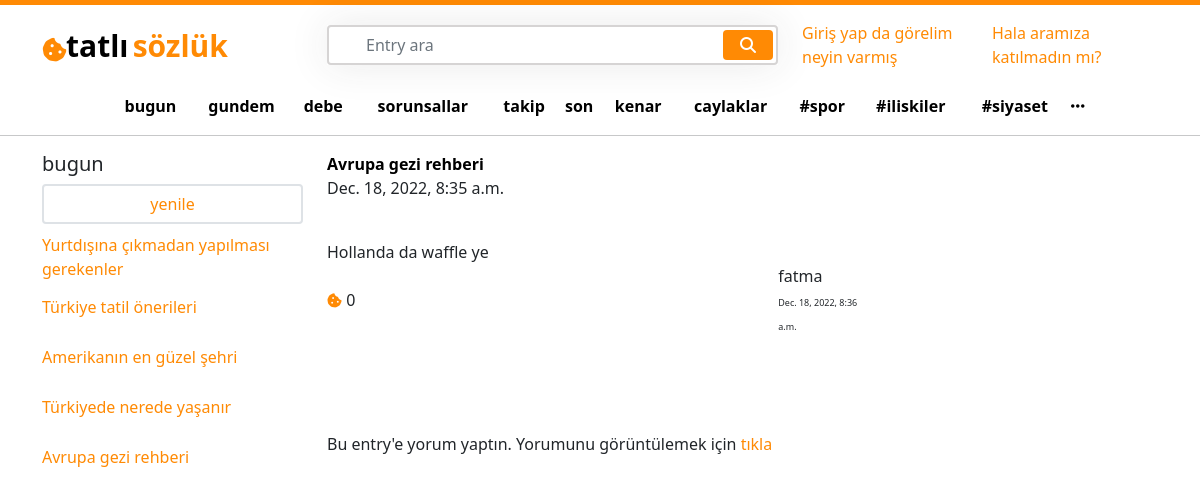
Before: /Avrupa gezi rehberi/ with the older database file.
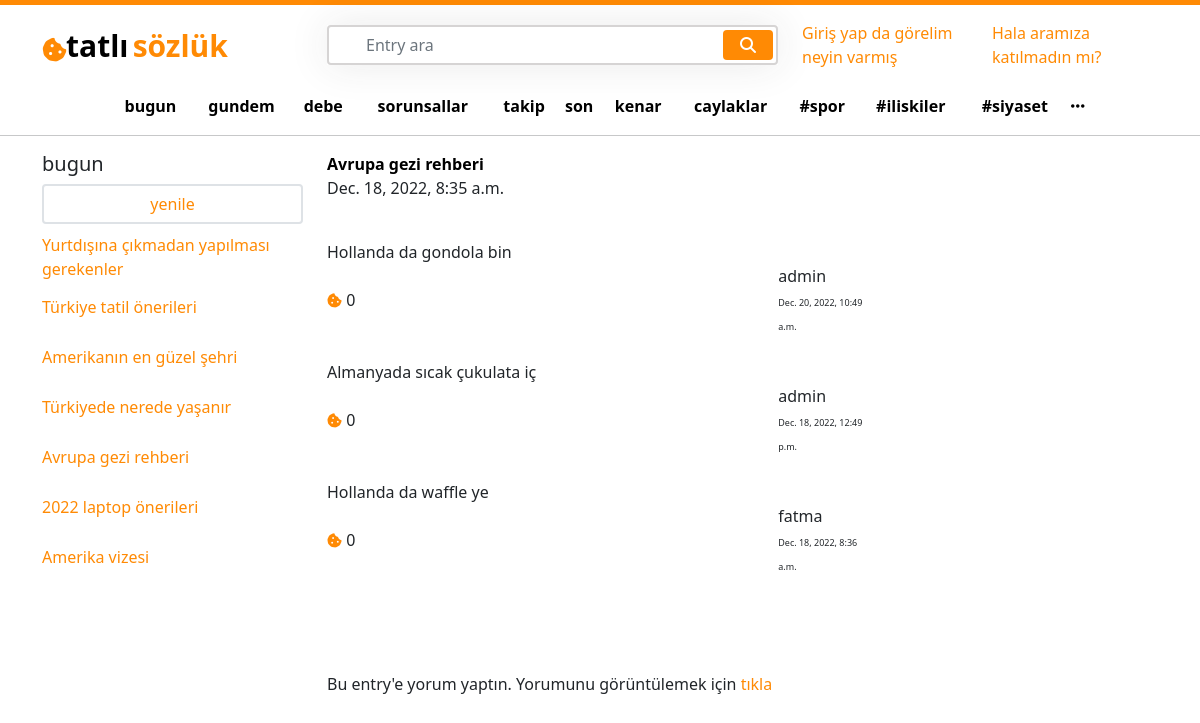
After: the same page with the newer database file.
### entry/models.py (models this page shows, shortened)
class Entry(models.Model):
    user = models.ForeignKey(User, on_delete=models.CASCADE)
    entry_slug =  models.CharField(max_length=85, blank=True, null=True)
    entry_name =  models.CharField(max_length=85, blank=True, null=True)
    created_at = models.DateTimeField(auto_now_add=True)
    updated_at = models.DateTimeField(auto_now=True)

class EntryComments(models.Model):
    comment_body =  models.CharField(max_length=85, blank=True, null=True)
    commented_entry = models.ForeignKey(Entry, on_delete=models.CASCADE)
    likes_to_the_comment = models.PositiveIntegerField(default=0)
    writer = models.ForeignKey(User, on_delete=models.CASCADE, null=True)
    created_at = models.DateTimeField(auto_now_add=True)

### user/models.py (models this page shows, shortened)
class User(AbstractBaseUser):
    email = models.EmailField(max_length=100, unique=True)
    username = models.CharField(max_length=50, unique=True)
    date_joined = models.DateTimeField(auto_now_add=True)
    last_login = models.DateTimeField(auto_now_add=True)
    created_date = models.DateTimeField(auto_now_add=True)
    modified_date = models.DateTimeField(auto_now=True)
    is_admin = models.BooleanField(default=True)
    is_staff = models.BooleanField(default=True)
    is_active = models.BooleanField(default=True)
    is_superadmin = models.BooleanField(default=True)
    USERNAME_FIELD = 'email'
    REQUIRED_FIELDS = ['username']
    objects = UserManager()

### entry/views.py (the view)
# urls.py: path('<str:pk>/', views.entry_detail, name='entry_detail'),
def entry_detail(request, pk):
    all_entries = Entry.objects.all()
    entry_detail = get_object_or_404(Entry, entry_name=pk)
    bring_entry_info = Entry.objects.filter(entry_name=pk)
    entry_comment = EntryComments.objects.filter(commented_entry__entry_name=pk).order_by('-created_at')
    for i in entry_comment:
        tiklanan_posta_yorum_yapanlar = i.writer.username
        print(tiklanan_posta_yorum_yapanlar)
    user = request.user.username
    print(user)
    if request.method == "POST":
        comment_body = request.POST['comment_body']
        new_comment = EntryComments.objects.create(commented_entry=entry_detail,writer=request.user, comment_body=comment_body)
        new_comment.save()
    context = {
        'entry_detail' : entry_detail,
        "all_entries" :  all_entries,
        'bring_entry_info' : bring_entry_info,
        'entry_comment' : entry_comment,
        "tiklanan_posta_yorum_yapanlar" : tiklanan_posta_yorum_yapanlar,
        'user' : user
    }
    return render(request, "entry_detail.html",context)

### templates/entry_detail.html (shortened to what this page needs)
{% extends 'base.html' %}
{% load static %}
{% block content %}
<div class="col-lg-6 ">
    <div class="row">
        {% for i in bring_entry_info %}
            <div class="col-lg-12">
                <a href="{% url 'entry_detail' i.id %}" >
                    <b style="color:black ;">  {{i.entry_name}}</b>
                </a>
            </div>
            <div class="col-lg-12">
                {{i.created_at}}
            </div>
            <div class="col-lg-12 mt-3">
                {% for a in entry_comment %}
                <div class="col-lg-12 mt-4">
                    {{a.comment_body}}
                </div>
                   <div class="row justify-content-between">
                        <div class="col-lg-3 my-auto">
                            <i class="fa-solid fa-cookie-bite" id="logo" style="font-size:15px ;"></i>
                            {{a.likes_to_the_comment}}
                        </div>
                        <div class="col-lg-5">
                            <div class="row justify-content-end">
                                <div class="col-lg-6">
                                    <div class="col-lg-12">
                                        {{a.writer.username}}
                                    </div>
                                    <div class="col-lg-12">
                                       <small style="font-size: 9px;">{{a.created_at}}</small>
                                    </div>
                                </div>
                            </div>
                        </div>
                    </div>
                {% endfor %}
            </div>
        <div class="col-lg-12">
            <form action="" method="POST">
                <div class="col-lg-12">
                    <b>{{searched_entry}}</b><br><br><br><br>
                    {% if user in tiklanan_posta_yorum_yapanlar %}
                    <span>Bu entry'e yorum yaptın. Yorumunu görüntülemek için <a href="{% url 'user_page' %}">tıkla</a></span>
                    {% else %}
                    <h4>Sende yorumunu paylaş </h4>
                    <br>
                    <input placeholder="{{searched_entry}}hakkında bize biraz bilgi ver" name="comment_body" style="height:180px; width: 500px;"></input>{{form.comment_body}}
                   <br>
                    <input type="submit" value="Submit">
                    {% endif %}
                    <br>
                    <br>
                    <br>
                </div>
            </form>
        </div>
        {% endfor %}
    </div>
</div>
{% endblock %}

### templates/base.html (shortened to what this page needs)
{% load static %}
<!DOCTYPE html>
<html lang="en">
<head>
    <link href="https://cdn.jsdelivr.net/npm/bootstrap@5.1.3/dist/css/bootstrap.min.css" rel="stylesheet">
    <link rel="stylesheet" href="https://cdnjs.cloudflare.com/ajax/libs/font-awesome/6.2.1/css/all.min.css" />
    <link rel="stylesheet" href="{% static 'css/home.css' %}">
</head>
<body>
    <div class="topline"></div>
    <div class="container mt-3">
        <div class="row d-flex align-items-center">
            <div class="col-lg-3">
                <div class="row">
                    <div class="col-lg-1" style="margin-top: 14px;">
                        <i class="fa-solid fa-cookie-bite" id="logo" style="font-size:25px ;"></i>
                    </div>
                    <div class="col-lg-10">
                        <a href="{% url 'home' %}">
                            <span class="logo_left p-0 m-0" style="color: black;">tatlı</span>
                            <span class="logo_right p-0 m-0">sözlük</span>
                        </a>
                    </div>
                </div>
            </div>
            <div class="col-5">
                <div class="search">
                    <form action="{% url 'entrypage' %}" method="POST">
                        <input type="text" class="form-control" name="searched_entry" placeholder="Entry ara">
                        <button type="submit" name="search_entry_button" value="Submit" class="btn btn-primary"><i class="fa fa-search"></i></button>
                    </form>
                </div>
            </div>
            <div class="col-lg-4">
                <div class="row justify-content-end">
                    {% if request.user.is_authenticated %}
                    <div class="col-lg-3 my-auto">
                        <a href="{% url 'user_page' %}" style="text-decoration: none;">
                            <i class="fa-regular fa-user" style=" color:  rgb(255, 138, 4);;"></i>
                            <span>{{request.user.username}}</span>
                        </a>
                    </div>
                    <div class="col-lg-3">
                        <button type="button" class="btn btn-primary topbtn">
                            <i class="fa-regular fa-message"></i>
                            <span>mesaj</span>
                        </button>
                    </div>
                    <div class="col-lg-3">
                        <button type="button" class="btn btn-primary topbtn">
                            <i class="fa-solid fa-arrow-trend-up"></i>
                            <span>olay</span>
                        </button>
                    </div>
                    <div class="col-lg-2 my-auto dots_for_box" >
                        <span style="cursor: pointer;">
                            <i class="fa-solid fa-ellipsis" style=" color:  rgb(255, 138, 4);;"></i>
                        </span>
                    </div>
                    <div class="base_box_top p-0" id="base_box_top">
                        <div class="row">
                            <a href="" style="color: black;" class="base_box_top_div">
                                <div class="col-lg-12 p-2">
                                    <span>kanallar</span>
                                </div>
                            </a>
                           <a href="" style="color: black;" class="base_box_top_div">
                                <div class="col-lg-12 p-2 ">
                                    <span>çöp</span>
                                </div>
                            </a>
                            <a href="" style="color: black;" class="base_box_top_div">
                                <div class="col-lg-12 p-2">
                                    <span>ayarlar</span>
                                </div>
                            </a>
                            <a href="" style="color: black;" class="base_box_top_div">
                                <div class="col-lg-12 p-2">
                                    <span>gece modu</spa>
                                </div>
                            </a>
                            <a href="" style="color: black;" class="base_box_top_div">
                                <div class="col-lg-12 p-2">
                                    <span>takip/engellenmiş</span>
                                </div>
                            </a>
                            <a href="{% url 'logout' %}" style="color: black;" class="base_box_top_div">
                                <div class="col-lg-12 p-2 ">
                                    <span>çıkış yap</span>
                                </div>
                            </a>
                        </div>
                    </div>
                    <div class="col-lg-12">
                        {% else %}
                        <a href="{% url 'login' %}" style="width: 50%;">Giriş yap da görelim neyin varmış</a>
                        <a href="{% url 'register' %}" style="width: 50%;">Hala aramıza katılmadın mı?</a>
                        {% endif %}
                    </div>
                </div>
            </div>
        </div>
        <div class="row justify-content-center mt-4">
            <table style="width:80%">
                <tr>
                  <td><a href="" class="td ">bugun</a></td>
                  <td><a href="" class="td">gundem</a></td>
                  <td><a href="" class="td">debe</a></td>
                  <td><a href="" class="td">sorunsallar</a></td>
                  <td><a href="" class="td">takip</a></td>
                  <td><a href="" class="td">son</a></td>
                  <td><a href="" class="td">kenar</a></td>
                  <td><a href="" class="td">caylaklar</a></td>
                  <td><a href="" class="td">#spor</a></td>
                  <td><a href="" class="td">#iliskiler</a></td>
                  <td><a href="" class="td">#siyaset</a></td>
                  <td><a href="" class="td"><i class="fa-solid fa-ellipsis"></i></a></td>
                </tr>
              </table>
        </div>
<hr>
<div class="container">
    <div class="row">
        <div class="col-lg-3 main_left">
            <div class="col-lg-12">
                <h5>bugun</h5>
            </div>
            <div class="col-lg-12">
                <button class="btn btn-light w-100 border border-2" style="background-color: transparent !important;">
                 <a href="" style=" text-decoration: none; color:  rgb(255, 138, 4);;">yenile</a>
                </button>
            </div>
            <div class="col-lg-12 mt-2">
                <ul class='p-0 ul_left'>
                        {% for i in all_entries %}
                        <li class="li">
                            <a href="{% url 'entry_detail' i.entry_name %}">
                            {{i.entry_name}}
                            </a>
                        </li>
                        {% endfor %}
                </ul>
            </div>
        </div>
{% block content %}
{% endblock %}
</body>
</html>

### static/css/home.css (style rules this page uses)
.topline { width: 100%; background-color: rgb(255, 138, 4); height: 5px; }
.logo_left { font-size: 30px; font-weight: 600; }
.logo_right { font-size: 30px; font-weight: 600; color: rgb(255, 138, 4); }
#logo { color: rgb(255, 138, 4); }
.search { position: relative; box-shadow: 0 0 40px rgba(51, 51, 51, .1); }
.search input { height: 40px; text-indent: 25px; border: 2px solid #d6d4d4; }
.search button { position: absolute; top: 5px; right: 5px; height: 30px; width: 50px; background: rgb(92, 4, 255); display: flex; align-items: center; justify-content: center; }
.td { font-weight: 600; font-size: 16px; color: black; text-decoration: none; display: flex; align-items: center; justify-content: center; }
.main_left { overflow-y: scroll; height:820px; scrollbar-color: rebeccapurple green; scrollbar-width: thin; }
.li { text-decoration: none; list-style: none; height: 50px; display: flex; align-items: center; }
button { background-color: rgb(255, 138, 4) !important; border: none !important; }
a { color: rgb(255, 138, 4);; text-decoration: none; }

Changed rows visible on the page:
added Entry: entry_name "2022 laptop önerileri", shown under "bugun"
added Entry: entry_name "Amerika vizesi", shown under "bugun"
added EntryComments: comment_body "Hollanda da gondola bin", likes_to_the_comment "0", writer.username "admin", created_at "Dec. 20, 2022, 10:49 a.m.", shown under Entry "Avrupa gezi rehberi"
added EntryComments: comment_body "Almanyada sıcak çukulata iç", likes_to_the_comment "0", writer.username "admin", created_at "Dec. 18, 2022, 12:49 p.m.", shown under Entry "Avrupa gezi rehberi"
